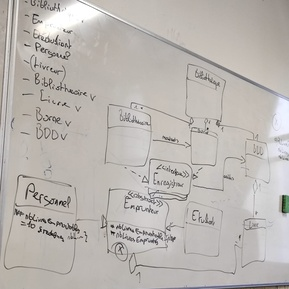
#> input picture ImagesProjetL3/0.jpg, 289 x 289 px, shrunk from 1372 x 1372 before the run, found by its file name
$ python construct_lines.py
#> lines starting #> are read from the running program, lines starting #| are printed output that depends on the picture; after the words box and inside, x2 and y2 are one past the last pixel; in counts of white or black regions, pixels touching at a corner belong together
### bord_detection.py
import numpy as np
import cv2 as cv
import matplotlib.pyplot as plt
import math
import os

#premièrement dillatation
#

#MEDIAN_KERNEL_SIZE_COEFFICIENT = 50
KERNEL_SIZE = 31
ACCEPTABLE_ANGLE = 0.3


# [8 lines left out: function main, not called in this run]

    #dir = r"C:\Users\onurb\PycharmProjects\Projet-Image\training_data"
    #test(dir)


def extract_tableau(img_path):
    img = cv.imread(img_path)
    med = median(img)
    gray = cv.cvtColor(med, cv.COLOR_BGR2GRAY)
    tableau, board_limit = line_detection(gray, img)
    return tableau, board_limit

def median(img):
    """
    :param img: image de base en 1 ou 3 channels
    :return: image avec le filtre median appliqué
    """
    #kernel_size = get_kernel_size(img, MEDIAN_KERNEL_SIZE_COEFFICIENT)
    #print(kernel_size)
    med = cv.medianBlur(img, ksize = KERNEL_SIZE)
    #dessiner(med, "med")
    return med

# [19 lines left out: functions get_kernel_size, erosion, not called in this run]


def line_detection(gray,base_img):
    dst = cv.Canny(gray, 50, 200, None, 3)
    #dessiner(dst, "canny")

    # Copy edges to the images that will display the results in BGR
    cdst = cv.cvtColor(dst, cv.COLOR_GRAY2BGR)
    cdstP = np.copy(cdst)
    cdst_gray = np.copy(cdst)
    cdst_filter = np.copy(cdst)
    cdst_filter1 = np.copy(cdst)

    lines = cv.HoughLines(dst, 1, np.pi / 180, 150, None, 0, 0)


    if lines is not None:
        for i in range(0, len(lines)):
            rho = lines[i][0][0]
            theta = lines[i][0][1]
            a = math.cos(theta)
            b = math.sin(theta)
            x0 = a * rho
            y0 = b * rho
            pt1 = (int(x0 + 1000 * (-b)), int(y0 + 1000 * (a)))
            pt2 = (int(x0 - 1000 * (-b)), int(y0 - 1000 * (a)))
            cv.line(cdst, pt1, pt2, (0, 0, 255), 3, cv.LINE_AA)

    #dessiner(cdst, "lines")

    linesP = cv.HoughLinesP(dst, 1, np.pi / 180, 50, None, 50, 10)

    if linesP is not None:
        for i in range(0, len(linesP)):
            l = linesP[i][0]
            cv.line(cdstP, (l[0], l[1]), (l[2], l[3]), (0, 0, 255), 3, cv.LINE_AA)
            #print(f"coordinates (x1, y1): {l[1]}, {l[0]}, color : {base_img[l[1], l[0]]}")
            #print(f"coordinates (x1, y1): {l[1]}, {l[0]}, color : {base_img[l[1], l[0]]}")

    """lines_gray = filter_gray_lines(linesP, base_img)

    if lines_gray is not None:
        for i in range(0, len(lines_gray)):
            l = linesP[i][0]
            cv.line(cdst_gray, (l[0], l[1]), (l[2], l[3]), (0, 0, 255), 3, cv.LINE_AA)
            # [10 lines of commented-out code are left out]
    border_lines = []
    if linesP is not None:
        border_lines = filter2(linesP, base_img.shape[0], base_img.shape[1])

    """
    l1,l2,l3,l4 = border_lines
    cv.line(cdst_filter1, (l1[0], l1[1]), (l1[2], l1[3]), (0, 0, 255), 3, cv.LINE_AA)
    cv.line(cdst_filter1, (l2[0], l2[1]), (l2[2], l2[3]), (0, 0, 255), 3, cv.LINE_AA)
    cv.line(cdst_filter1, (l3[0], l3[1]), (l3[2], l3[3]), (0, 0, 255), 3, cv.LINE_AA)
    cv.line(cdst_filter1, (l4[0], l4[1]), (l4[2], l4[3]), (0, 0, 255), 3, cv.LINE_AA)
    dessiner(cdst_filter1, "filter1")"""


    #la fin des lignes
    endpoints = []
    #draw lines of the edges
    for line in border_lines:
        endpoint = draw_line((line[0], line[1]), (line[2], line[3]),cdst_filter)
        endpoints.append(endpoint)

    #dessiner(cdst_filter, "filter")

    extracted_img, board_limit = extraction_tableau(base_img, endpoints)
    # [7 lines of commented-out code are left out]

    return extracted_img, board_limit


"""def filter_gray_lines(lines, base_img):
    gray_lines = []
    for line in lines:
        x1, y1, x2, y2 = line[0]
        if is_gray(base_img[y1, x1]) and is_gray(base_img[y2, x2]):
            gray_lines.append(line)
    return gray_lines


def is_gray(pixel, tolerance=GRAY_TOLERANCE):
    #print(pixel)
    r, g, b = pixel
    if abs(float(r) - float(g)) < tolerance and abs(float(g) - float(b)) < tolerance and abs(float(b) - float(r)) < tolerance:
        return True
    else:
        return False

def majoritory_gray(img, pixel_coordinates, tolerance = GRAY_TOLERANCE):
    neighborhood = img[max(pixel_coordinates[0] - 5, 0):min(pixel_coordinates[0] + 6, img.shape[0]),
                   max(pixel_coordinates[1] - 5, 0):min(pixel_coordinates[1] + 6, img.shape[1])]
    gray_counter = 0
    print("neigbors")
    print(neighborhood)
    for row in neighborhood:
        for pixel in row:
            if is_gray(pixel):
                gray_counter += 1

    if gray_counter >= 80:
        return True
    else:
        return False"""


def filter2(linesP, height, length):
    up_border = get_upper_border(linesP, height//2)
    bottom_border = get_bottom_border(linesP, height//2)
    left_border = get_left_border(linesP, length//2, up_border[1], bottom_border[1])
    right_border = get_right_border(linesP, length//2, up_border[1], bottom_border[1])

    print(f"upper : {up_border}")
    print(f"upper : {bottom_border}")
    print(f"upper : {left_border}")
    print(f"upper : {right_border}")

    return up_border, bottom_border, left_border, right_border


def get_upper_border(lines, middle_height):
    max_p1 = (0,0)
    max_p2 = (0,0)
    for line in lines:
        x1, y1, x2, y2 = line[0]
        #check if the line is on the top part and if it's horizontal
        if y1 < middle_height and y2 < middle_height and is_horizontal((x1, y1), (x2, y2)):
            #chek if the point is the maximum
            if y1 > max_p1[1] and y2 > max_p2[1]:
                max_p1 = (x1, y1)
                max_p2 = (x2, y2)
    return max_p1[0], max_p1[1], max_p2[0], max_p2[1]

def get_bottom_border(lines, middle_height):
    min_p1 = (0, middle_height * 2)
    min_p2 = (0, middle_height * 2)
    for line in lines:
        x1, y1, x2, y2 = line[0]
        # check if the line is on the bottom part and if it's horizontal
        if y1 > middle_height and y2 > middle_height and is_horizontal((x1, y1), (x2, y2)):
            # chek if the point is the minimum
            if y1 < min_p1[1] and y2 < min_p2[1]:
                min_p1 = (x1, y1)
                min_p2 = (x2, y2)
    return min_p1[0], min_p1[1], min_p2[0], min_p2[1]


def get_left_border(lines, middle_length, up_border, down_border):
    max_p1 = (0,0)
    max_p2 = (0,0)
    for line in lines:
        x1, y1, x2, y2 = line[0]
        #check if the line is on the top part and if it's horizontal
        if x1 < middle_length and x2 < middle_length and is_vertical((x1, y1), (x2, y2)) and down_border > y1 > up_border:
            #chek if the point is the maximum
            if x1 > max_p1[0] and x2 > max_p2[0]:
                max_p1 = (x1, y1)
                max_p2 = (x2, y2)
    return max_p1[0], max_p1[1], max_p2[0], max_p2[1]

def get_right_border(lines, midddle_length, up_border, down_border):
    min_p1 = (midddle_length * 2, 0)
    min_p2 = (midddle_length * 2, 0)
    for line in lines:
        x1, y1, x2, y2 = line[0]
        # check if the line is on the bottom part and if it's horizontal
        if x1 > midddle_length and x2 > midddle_length and is_vertical((x1, y1), (x2, y2)) and down_border > y1 > up_border:
            # chek if the point is the minimum
            if x1 < min_p1[0] and x2 < min_p2[0]:
                min_p1 = (x1, y1)
                min_p2 = (x2, y2)
    return min_p1[0], min_p1[1], min_p2[0], min_p2[1]


def is_horizontal(p1, p2, threshold=ACCEPTABLE_ANGLE):
    """
    Check if a line defined by two points is approximately horizontal.
    """
    # calculate the absolute difference between the y-coordinates
    diff = abs(p1[1] - p2[1])

    # calculate the length of the line
    length = ((p1[0] - p2[0]) ** 2 + (p1[1] - p2[1]) ** 2) ** 0.5

    # calculate the ratio of the absolute difference and the length
    ratio = diff / length

    # check if the ratio is below the threshold
    return ratio < threshold

# [23 lines left out: functions is_horizontal2, is_vertical2, not called in this run]


def is_vertical(p1, p2, threshold=ACCEPTABLE_ANGLE):
    """
    Check if a line defined by two points is approximately vertical.
    """
    # calculate the absolute difference between the x-coordinates
    diff = abs(p1[0] - p2[0])

    # calculate the length of the line
    length = ((p1[0] - p2[0]) ** 2 + (p1[1] - p2[1]) ** 2) ** 0.5

    # calculate the ratio of the absolute difference and the length
    ratio = diff / length

    # check if the ratio is below the threshold
    return ratio < threshold


def draw_line(p1, p2, img):
    """
    draw the line passing through the two points that extends to the edges of the image
    """
    x1, y1 = p1
    x2, y2 = p2

    #check if there is a line
    if x1 == 0 and y1 == 0 and x2 == 0 and y2 == 0:
        return []
    # check if it is not a vertical line
    if x1 - x2 == 0:
        cv.line(img, (x1, 0), (x1, img.shape[0]), (255, 0, 0), 3, cv.LINE_AA)
        return [(x1, 0), (x1, img.shape[0])]
    elif y2 - y1 == 0: #horizonta
        cv.line(img, (0, y1), (img.shape[1], y1), (255, 0, 0), 3, cv.LINE_AA)
        return[(0, y1), (img.shape[1], y1)]
    print(f"point {p1, p2}")
    # calculate the equation of the line
    m = (y2 - y1) / (x2 - x1)
    b = y1 - m * x1

    print(f"m: {m}, b {b}")

    # calculate the intersection points with the four edges of the image
    left_pt = (0, int(b))
    right_pt = (img.shape[1] - 1, int(m * (img.shape[1] - 1) + b))
    top_pt = (int(-b / m), 0)
    bottom_pt = (int((img.shape[0] - 1 - b) / m), img.shape[0] - 1)

    # find the endpoints of the line that extend to the edges of the image
    endpoints = []
    if left_pt[1] >= 0 and left_pt[1] < img.shape[0]:
        endpoints.append(left_pt)
    if right_pt[1] >= 0 and right_pt[1] < img.shape[0]:
        endpoints.append(right_pt)
    if top_pt[0] >= 0 and top_pt[0] < img.shape[1]:
        endpoints.append(top_pt)
    if bottom_pt[0] >= 0 and bottom_pt[0] < img.shape[1]:
        endpoints.append(bottom_pt)

    # draw the line passing through the two points that extends to the edges of the image
    if len(endpoints) == 2:
        cv.line(img, endpoints[0], endpoints[1], (255, 0, 0), 3, cv.LINE_AA)

    return endpoints


def extraction_tableau(img, end_points):
    """Extraction de tableau en mettant 0 pour les pixels qui sont pas sur les tableau par rapport aux bords trouvés"""
    extracted_img = img.copy()

    if len(end_points) == 0:
        return img, [0,img.shape[0],0,img.shape[1]]

    print(end_points)
    top_line = end_points[0]
    bottom_line = end_points[1]
    left_line = end_points[2]
    right_line = end_points[3]

    for y in range(img.shape[0]):
        for x in range(img.shape[1]):
            if len(top_line) == 2 and is_over_line((x, y), top_line[0], top_line[1]):
                extracted_img[y,x] = [0,0,0]
                continue
            elif len(bottom_line) == 2 and is_under_line((x, y), bottom_line[0], bottom_line[1]):
                extracted_img[y,x] = [0,0,0]
                continue
            elif len(left_line) == 2 and is_left_of_line((x, y), left_line[0], left_line[1]):
                extracted_img[y,x] = [0,0,0]
                continue
            elif len(right_line) == 2 and is_right_of_line((x, y), right_line[0], right_line[1]):
                extracted_img[y,x] = [0,0,0]
                continue

    #get the bord limits
    vertical_min = 0 if len(top_line) < 2 else min(top_line[0][1], top_line[1][1])
    vertical_max = img.shape[0] if len(bottom_line) < 2 else max(bottom_line[0][1], bottom_line[1][1])
    horizontal_min = 0 if len(left_line) < 2 else min(left_line[0][0], left_line[1][0])
    horizontal_max = img.shape[1] if len(right_line) < 2 else max(right_line[0][0], right_line[1][0])
    print("hello")
    print([vertical_min, vertical_max, horizontal_min, horizontal_max])
    return extracted_img, [vertical_min, vertical_max, horizontal_min, horizontal_max]
# [44 lines left out: functions is_under_line, is_over_line, is_left_of_line, not called in this run]

def is_right_of_line(pixel, line_p1, line_p2):
    """
    Checks if a given pixel is to the left of a line defined by two points.
    Returns True if the pixel is to the left of the line, and False otherwise.
    """
    x, y = pixel
    x1, y1 = line_p1
    x2, y2 = line_p2
    if y2 == y1:  # Horizontal line
        return y >= y1
    elif x2 == x1: #horizontal line
        return x >= x1
    slope = (y2 - y1) / (x2 - x1)
    y_intercept = y1 - slope * x1
    return x > (y - y_intercept) / slope

# [17 lines left out: functions dessiner, test, not called in this run]

# [2 lines that do not run on import are left out]

### RLSA.py
import numpy as np
import cv2 as cv
from board_detection_v2 import dessiner, binary_normal_or_inverse
from bord_detection import extract_tableau
from filter import filter_small_big_components
from rotation_outil import rotate_img

MEDIAN_COMPONENT_SIZE = 5 #default

# [5 lines left out: function main, not called in this run]


def apply_rlsa(img_path):
    border_img, board_limit = extract_tableau(img_path)
    #dessiner(border_img, "border")

    #rotate the image
    #border_img = rotate_img(border_img, E)
    #dessiner(border_img, "rotated")


    # Apply a threshold to create a binary image
    canny = cv.Canny(border_img, 50, 200, None, 3)
    #dessiner(canny, "canny")


    ret, binary_image = cv.threshold(canny, 127, 255, cv.THRESH_BINARY)
    #binary_image = filter_small_big_components(binary_image)


    #get the good threh for rlsa
    t_seuil = get_RLSA_thresh_value(binary_image)
    print(f"tseuil, {t_seuil}")

    # binary_image = binary_normal_or_inverse(border_img, 128)
    #dessiner(binary_image, "binarie")

    # rlsa direct
    """dessiner(binary_image,"binary")
    # Apply RLSA to extract text lines
    rlsa_image = rlsa(binary_image, 10)

    dessiner(rlsa_image, "rlsa")"""

    # rlsa with filter
    #filtered = filter_small_big_components(binary_image)
    #dessiner(filtered,"filtre")

    rlsa_image = rlsa(binary_image, t_seuil)
    #dessiner(rlsa_image, "rlsa filtered")
    return rlsa_image, border_img, t_seuil, board_limit


def rlsa(binary_image, t_seuil):
    mask = binary_image.copy()

    for i in range(binary_image.shape[0]):
        counter = 0
        white_found = False
        for j in range(binary_image.shape[1]):

            #check if a writing is found
            if binary_image[i,j] == 255:
                white_found = True
            if white_found:
                if binary_image[i,j] == 0:
                    counter += 1
                else:
                    mask[i, j - counter: j] = 255
                    counter = 0

                if counter > t_seuil:
                    counter = 0
                    white_found = False

    return mask


def get_RLSA_thresh_value(bin_img):
    """
    :param bin_img:
    :return: an integer defining the threshold valu
    """
    length_of_composants = []

    num_labels, labels, stats, centroids = cv.connectedComponentsWithStats(bin_img)

    for i in range(1, num_labels):
        #get box coordinates
        x1 = stats[i, cv.CC_STAT_LEFT]
        y1 = stats[i, cv.CC_STAT_TOP]
        x2 = x1 + stats[i, cv.CC_STAT_WIDTH]
        y2 = y1 + stats[i, cv.CC_STAT_HEIGHT]

        length = y2 - y1
        length_of_composants.append(length)

    length_of_composants.sort()

    #get the median of the list
    med = length_of_composants[len(length_of_composants)//2]

    global MEDIAN_COMPONENT_SIZE
    MEDIAN_COMPONENT_SIZE = med

    print(f"t_seuil {med}")
    #a formule to define
    return int((2 * med))


# [2 lines that do not run on import are left out]

### filter.py
import numpy as np
import cv2 as cv
from board_detection_v2 import extract_tableau, dessiner, binary_normal_or_inverse

MAX_LENGTH_RATIO = 0.1   #to change
MIN_LENGTH_RATIO = 0.01  #to change

# [8 lines left out: function main, not called in this run]

    #filtered = filter_small_big_components(binary_image)

    #dessiner(filtered, "filtered")


def filter_small_big_components(bin_img, board_limit):
    filtered_img = bin_img.copy()

    num_labels, labels, stats, centroids = cv.connectedComponentsWithStats(filtered_img)

    for i in range(1, num_labels):
        #get the ratio of the component
        y1 = stats[i, cv.CC_STAT_TOP]
        y2 = y1 + stats[i, cv.CC_STAT_HEIGHT]

        component_length = y2 - y1

        #img_length = bin_img.shape[0]
        board_lengh = board_limit[1] - board_limit[0]

        ratio = component_length/board_lengh

        if ratio < MIN_LENGTH_RATIO or ratio > MAX_LENGTH_RATIO:
            filtered_img[(labels == i)] = 0

    return filtered_img


def length_ratio(base_img, connected_component):
    return base_img.shape[0]/connected_component.shape[0]

# [2 lines that do not run on import are left out]

### construct_lines.py
import os

import numpy as np
import cv2 as cv
from RLSA import dessiner, apply_rlsa, MEDIAN_COMPONENT_SIZE
from filter import filter_small_big_components
from copy import deepcopy
#from rotation_outil import rotate_img
#from rotation_outil import get_ellipse


MEDIAN_KERNEL_SIZE = 21
MED_FUNCTION_COEF = 6
EROSION_KERNEL_COEFFICIENT = 6   #to change
DISTANCE_BETWEEN_WORD = 3

def main():
    img_path = r"ImagesProjetL3\\0.jpg"
    #buff = r"C:\Users\onurb\PycharmProjects\Projet-Image\component3.png"
    construct_lines(img_path)
#> in construct_lines, base_img is the input picture: shape (289, 289, 3); mean B, G, R 178, 182.4, 187.1
    #buffer(buff)


def construct_lines(img_path):
    base_img = cv.imread(img_path)
    rlsa, border_image, med_com_size, board_limit = apply_rlsa(img_path)
#> in median, `med = cv.medianBlur(img, ksize = KERNEL_SIZE)`:
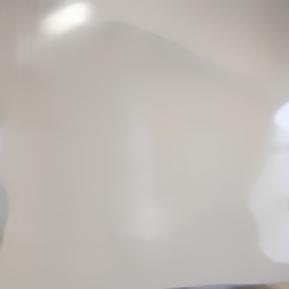
#> med: shape (289, 289, 3); mean B, G, R 181.6, 186.3, 191.3
#> in line_detection, `dst = cv.Canny(gray, 50, 200, None, 3)`:
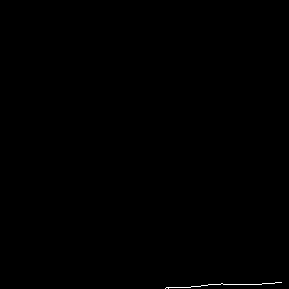
#> dst: shape (289, 289); 0.14% white in thin lines or dots, all inside (x1, y1, x2, y2) = (165, 282, 282, 289)
#> in line_detection, `lines = cv.HoughLines(dst, 1, np.pi / 180, 150, None, 0, 0)`: lines = None
#> in line_detection, `linesP = cv.HoughLinesP(dst, 1, np.pi / 180, 50, None, 50, 10)`: linesP = [[201, 285, 261, 284]]
#> the loop in line_detection, `for i in range(0, len(linesP)):` made 1 pass
#> after the loop in line_detection, `for i in range(0, len(linesP)):`:
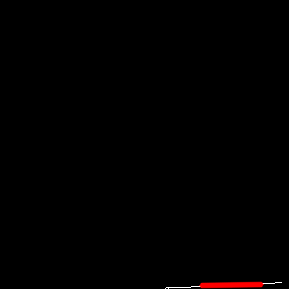
#> cdstP: shape (289, 289, 3); mean B, G, R 0.2, 0.2, 1.2
#> the loop in get_upper_border, `for line in lines:` made 1 pass
#> after the loop in get_upper_border, `for line in lines:`: max_p1 = (0, 0)
#> in filter2, `up_border = get_upper_border(linesP, height//2)`: up_border = (0, 0, 0, 0)
#> the loop in get_bottom_border, `for line in lines:` made 1 pass
#> in filter2, `bottom_border = get_bottom_border(linesP, height//2)`: bottom_border = (201, 285, 261, 284)
#> the loop in get_left_border, `for line in lines:` made 1 pass
#> after the loop in get_left_border, `for line in lines:`: max_p1 = (0, 0)
#> in filter2, `left_border = get_left_border(linesP, length//2, up_border[1], bottom_..`: left_border = (0, 0, 0, 0)
#> the loop in get_right_border, `for line in lines:` made 1 pass
#> after the loop in get_right_border, `for line in lines:`: min_p1 = (288, 0)
#> in filter2, `right_border = get_right_border(linesP, length//2, up_border[1], botto..`: right_border = (288, 0, 288, 0)
#| upper : (0, 0, 0, 0)
#| upper : (201, 285, 261, 284)
#| upper : (0, 0, 0, 0)
#| upper : (288, 0, 288, 0)
#> in line_detection, `border_lines = filter2(linesP, base_img.shape[0], base_img.shape[1])`: border_lines = ((0, 0, 0, 0), (201, 285, 261, 284), (0, 0, 0, 0), (288, 0, 288, 0))
#> the loop in line_detection, `for line in border_lines:` made 4 passes
#> (printed output is left out)
#> after the loop in line_detection, `for line in border_lines:`: endpoints = [[], [(0, 288), (288, 283), (21, 288)], [], [(288, 0), (288, 289)]]
#| [[], [(0, 288), (288, 283), (21, 288)], [], [(288, 0), (288, 289)]]
#> in extraction_tableau, `top_line = end_points[0]`: top_line = []
#> in extraction_tableau, `bottom_line = end_points[1]`: bottom_line = [(0, 288), (288, 283), (21, 288)]
#> in extraction_tableau, `left_line = end_points[2]`: left_line = []
#> in extraction_tableau, `right_line = end_points[3]`: right_line = [(288, 0), (288, 289)]
#> after the loop in extraction_tableau, `for y in range(img.shape[0]):`:
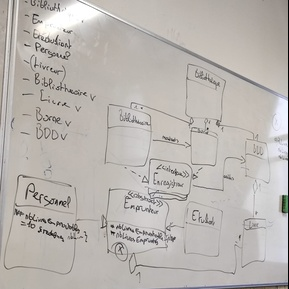
#> extracted_img: shape (289, 289, 3); 0.35% of pixels changed, all inside (x1, y1, x2, y2) = (288, 0, 289, 289)
#| [0, 288, 0, 288]
#> in apply_rlsa, `canny = cv.Canny(border_img, 50, 200, None, 3)`:
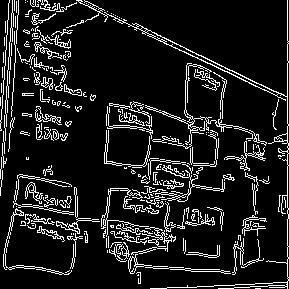
#> canny: shape (289, 289); 11.5% white in thin lines or dots
#> (the rest of the program and of its run is left out)
